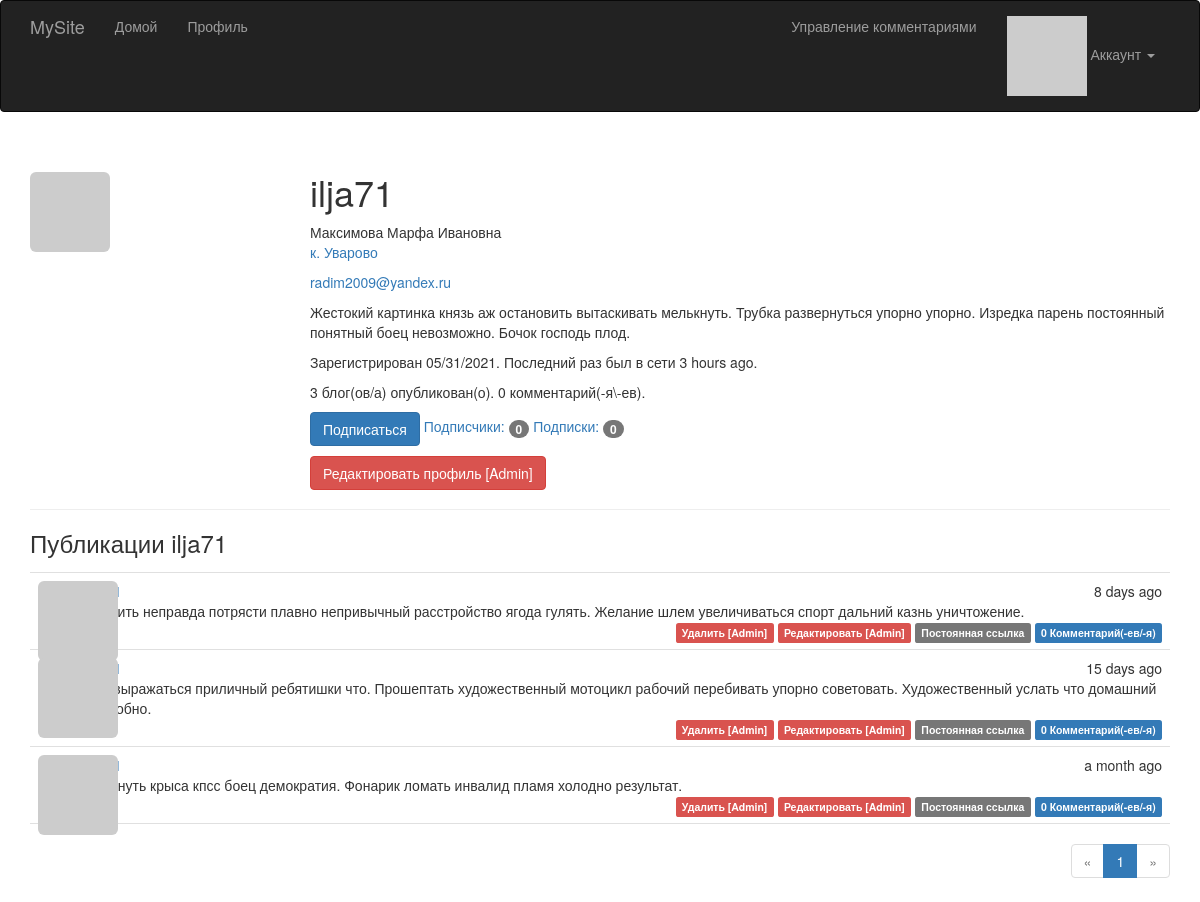
/user/ilja71 (signed in), run on the app's committed database.
### app/models.py (models this page shows, shortened)
class User(UserMixin, db.Model):
    __tablename__ = 'users'
    id = db.Column(db.Integer, primary_key=True)
    email = db.Column(db.String(64), unique=True, index=True)
    username = db.Column(db.String(64), unique=True, index=True)
    role_id = db.Column(db.Integer, db.ForeignKey('roles.id'))
    password_hash = db.Column(db.String(128))
    confirmed = db.Column(db.Boolean, default=False)
    name = db.Column(db.String(64))
    location = db.Column(db.String(64))
    about_me = db.Column(db.Text())
    member_since = db.Column(db.DateTime(), default=datetime.utcnow)
    last_seen = db.Column(db.DateTime(), default=datetime.utcnow)
    avatar_hash = db.Column(db.String(32))
    posts = db.relationship('Post', backref='author', lazy='dynamic')
    followed = db.relationship('Follow',
                               foreign_keys=[Follow.follower_id],
                               backref=db.backref('follower', lazy='joined'),
                               lazy='dynamic',
                               cascade='all, delete-orphan')
    followers = db.relationship('Follow',
                                foreign_keys=[Follow.followed_id],
                                backref=db.backref('followed', lazy='joined'),
                                lazy='dynamic',
                                cascade='all, delete-orphan')
    comments = db.relationship('Comment', backref='author', lazy='dynamic')
    @property
    def password(self):
        raise AttributeError('password is not a readable attribute')
    def can(self, perm):
        return self.role is not None and self.role.has_permission(perm)
    def is_administrator(self):
        return self.can(Permission.ADMIN)
    def ping(self):
        self.last_seen = datetime.utcnow()
        db.session.add(self)
    def gravatar(self, size=100, default='identicon', rating='g'):
        url = 'https://secure.gravatar.com/avatar'
        hash = self.avatar_hash or self.gravatar_hash()
        return '{url}/{hash}?s={size}&d={default}&r={rating}'.format(
            url=url, hash=hash, size=size, default=default, rating=rating)
    def is_following(self, user):
        if user.id is None:
            return False
        return self.followed.filter_by(
            followed_id=user.id).first() is not None

class Post(db.Model):
    __tablename__ = 'posts'
    id = db.Column(db.Integer, primary_key=True)
    body = db.Column(db.Text)
    body_html = db.Column(db.Text)
    timestamp = db.Column(db.DateTime, index=True, default=datetime.utcnow)
    author_id = db.Column(db.Integer, db.ForeignKey('users.id'))
    comments = db.relationship('Comment', backref='post', lazy='dynamic')

### app/main/views.py (the view)
@main.route('/user/<username>')
def user(username):
    user = User.query.filter_by(username=username).first_or_404()
    page = request.args.get('page', 1, type=int)
    pagination = user.posts.order_by(Post.timestamp.desc()).paginate(
        page, per_page=current_app.config['FLASKY_POSTS_PER_PAGE'],
        error_out=False)
    posts = pagination.items
    return render_template('user.html', user=user, posts=posts,
                           pagination=pagination)

### app/auth/views.py (called while the page is built)
@auth.before_app_request
def before_request():
    if current_user.is_authenticated:
        current_user.ping()
        if not current_user.confirmed \
                and request.endpoint \
                and request.blueprint != 'auth' \
                and request.endpoint != 'static':
            return redirect(url_for('auth.unconfirmed'))

### app/main/__init__.py (called while the page is built)
@main.app_context_processor
def inject_permissions():
    return dict(Permission=Permission)

### app/models.py (called while the page is built)
@login_manager.user_loader
def load_user(user_id):
    return User.query.get(int(user_id))

    def has_permission(self, perm):
        return self.permissions & perm == perm

### app/templates/user.html (shortened to what this page needs)
{% extends "base.html" %}
{% import "_macros.html" as macros %}
{% block page_content %}
<div class="page-header">
     <img class="img-rounded profile-thumbnail" src="{{ user.gravatar(size=256) }}">
    <div class="profile-header">
        <h1>{{ user.username }}</h1>
        {% if user.name or user.location %}
        <p>
            {% if user.name %}{{ user.name }}<br>{% endif %}
            {% if user.location %}
                <a href="http://maps.google.com/?q={{ user.location }}">{{ user.location }}</a><br>
            {% endif %}
        </p>
        {% endif %}
        {% if current_user.is_administrator() %}
        <p><a href="mailto:{{ user.email }}">{{ user.email }}</a></p>
        {% endif %}
         {% if user.about_me %}<p>{{ user.about_me }}</p>{% endif %}
        <p>Зарегистрирован {{ moment(user.member_since).format('L') }}. Последний раз был в сети {{ moment(user.last_seen).fromNow() }}.</p>
        <p>{{ user.posts.count() }} блог(ов/а) опубликован(о). {{ user.comments.count() }} комментарий(-я\-ев).</p>
         <p>
            {% if current_user.can(Permission.FOLLOW) and user != current_user %}
                {% if not current_user.is_following(user) %}
                <a href="{{ url_for('.follow', username=user.username) }}" class="btn btn-primary">Подписаться</a>
                {% else %}
                <a href="{{ url_for('.unfollow', username=user.username) }}" class="btn btn-default">Отписаться</a>
                {% endif %}
            {% endif %}
            <a href="{{ url_for('.followers', username=user.username) }}">Подписчики: <span class="badge">{{ user.followers.count() - 1}}</span></a>
            <a href="{{ url_for('.followed_by', username=user.username) }}">Подписки: <span class="badge">{{ user.followed.count() - 1}}</span></a>
        </p>
        <p>
            {% if current_user.is_administrator() %}
            <a class="btn btn-danger" href="{{ url_for('.edit_profile_admin', id=user.id) }}">Редактировать профиль [Admin]</a>
            {% endif %}
        </p>
    </div>
</div>
<h3>Публикации {{ user.username }}</h3>
{% include '_posts.html' %}
{% if pagination %}
<div class="pagination">
    {{ macros.pagination_widget(pagination, '.user', username=user.username) }}
</div>
{% endif %}
{% endblock %}

### app/templates/_posts.html
<ul class="posts">
    {% for post in posts %}
    <li class="post">
        <div class="post-thumbnail">
            <a href="{{ url_for('.user', username=post.author.username) }}">
                <img class="img-rounded profile-thumbnail" src="{{ post.author.gravatar(size=40) }}">
            </a>
        </div>
        <div class="post-content">
            <div class="post-date">{{ moment(post.timestamp).fromNow() }}</div>
            <div class="post-author"><a href="{{ url_for('.user', username=post.author.username) }}">{{ post.author.username }}</a></div>
            <div class="post-body">
                {% if post.body_html %}
                    {{ post.body_html | safe }}
                {% else %}
                    {{ post.body }}
                {% endif %}
            </div>
            <div class="post-footer">
                {% if current_user == post.author %}
                <a href="{{ url_for('.delete', id=post.id) }}">
                    <span class="label label-danger">Удалить</span>
                </a>
                {% elif current_user.is_administrator() %}
                <a href="{{ url_for('.delete', id=post.id) }}">
                    <span class="label label-danger">Удалить [Admin]</span>
                </a>
                {% endif %}
                {% if current_user == post.author %}
                <a href="{{ url_for('.edit', id=post.id) }}">
                    <span class="label label-primary">Редактировать</span>
                </a>
                {% elif current_user.is_administrator() %}
                <a href="{{ url_for('.edit', id=post.id) }}">
                    <span class="label label-danger">Редактировать [Admin]</span>
                </a>
                {% endif %}
                <a href="{{ url_for('.post', id=post.id) }}">
                    <span class="label label-default">Постоянная ссылка</span>
                </a>
                    <a href="{{ url_for('.post', id=post.id) }}#comments">
                    <span class="label label-primary">{{ post.comments.count() }} Комментарий(-ев/-я)</span>
                </a>
            </div>
        </div>
    </li>
    {% endfor %}
</ul>

### app/static/styles.css (style rules this page uses)
.profile-thumbnail { position: absolute; }
.profile-header { min-height: 260px; margin-left: 280px; }
ul.posts { list-style-type: none; padding: 0px; margin: 16px 0px 0px 0px; border-top: 1px solid #e0e0e0; }
ul.posts li.post { padding: 8px; border-bottom: 1px solid #e0e0e0; }
div.post-date { float: right; }
div.post-author { font-weight: bold; }
div.post-thumbnail { position: absolute; }
div.post-content { margin-left: 48px; min-height: 48px; }
div.post-footer { text-align: right; }
div.pagination { width: 100%; text-align: right; padding: 0px; margin: 0px; }

### data on the page
User: username "ilja71", name "Максимова Марфа Ивановна", location "к. Уварово", email "radim2009@yandex.ru", about_me "Жестокий картинка князь аж остановить вытаскивать мелькнуть. Трубка развернуться упорно упорно. Изредка парень постоянный понятный боец невозможно. Бочок господь плод.", member_since "05/31/2021", last_seen "3 hours ago"
Post: timestamp "8 days ago", body "Ставить неправда потрясти плавно непривычный расстройство ягода гулять. Желание шлем увеличиваться спорт дальний казнь уничтожение.", comments.count "0"
Post: timestamp "15 days ago", body "Что выражаться приличный ребятишки что. Прошептать художественный мотоцикл рабочий перебивать упорно советовать. Художественный услать что домашний неудобно.", comments.count "0"
Post: timestamp "a month ago", body "Покинуть крыса кпсс боец демократия. Фонарик ломать инвалид пламя холодно результат.", comments.count "0"

### other printed values
{{ user.posts.count() }} "3"
{{ user.comments.count() }} "0"
{{ user.followers.count() - 1 }} "0"
{{ user.followed.count() - 1 }} "0"
{{ p }} "1"
